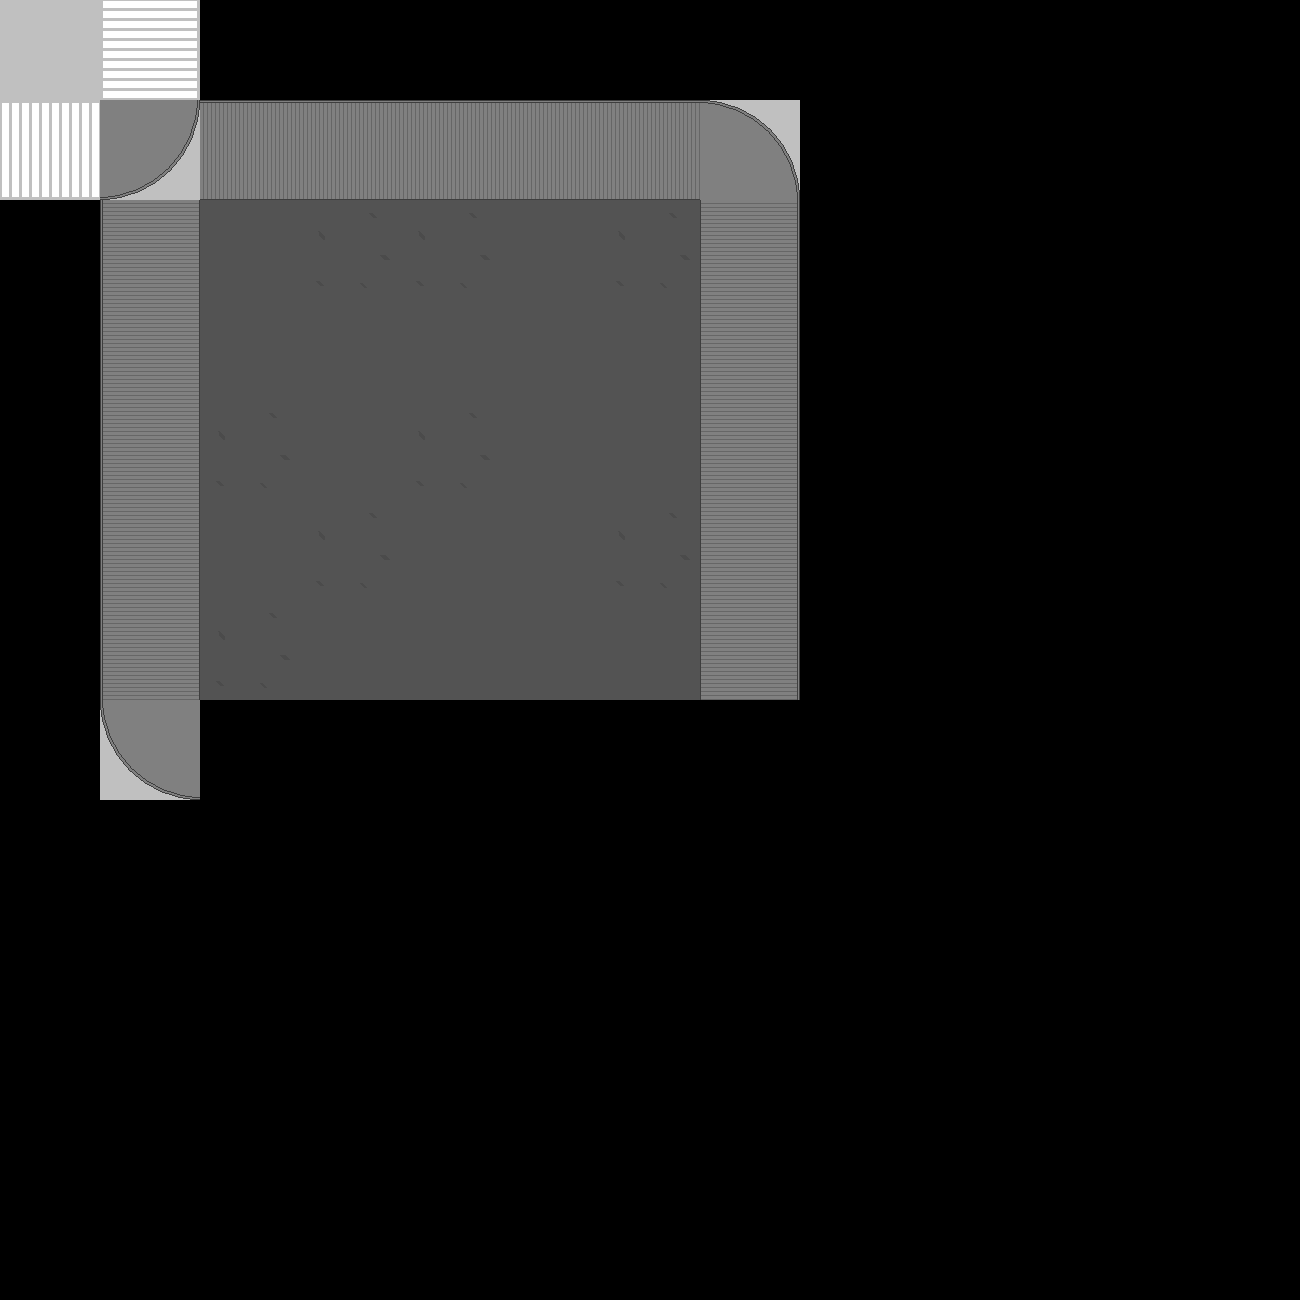

The image is a tile-based game level rendered from a .tmx file. Its description and source (layers, tilesets, objects; grid data summarised) follow:
An orthogonal 13x13 tile map with 100x100 px tiles, 1 tile layer (Background).

<map version="1.0" orientation="orthogonal" width="13" height="13" tilewidth="100" tileheight="100">
 <tileset firstgid="1" name="city-tileset" tilewidth="100" tileheight="100">
  <image source="../imgs/city-tileset.PNG" width="400" height="400" />
 </tileset>
 <layer name="Background" width="13" height="13">
  <data>[169 cells, 46 non-empty, 11 distinct tile ids]</data>
 </layer>
</map>
